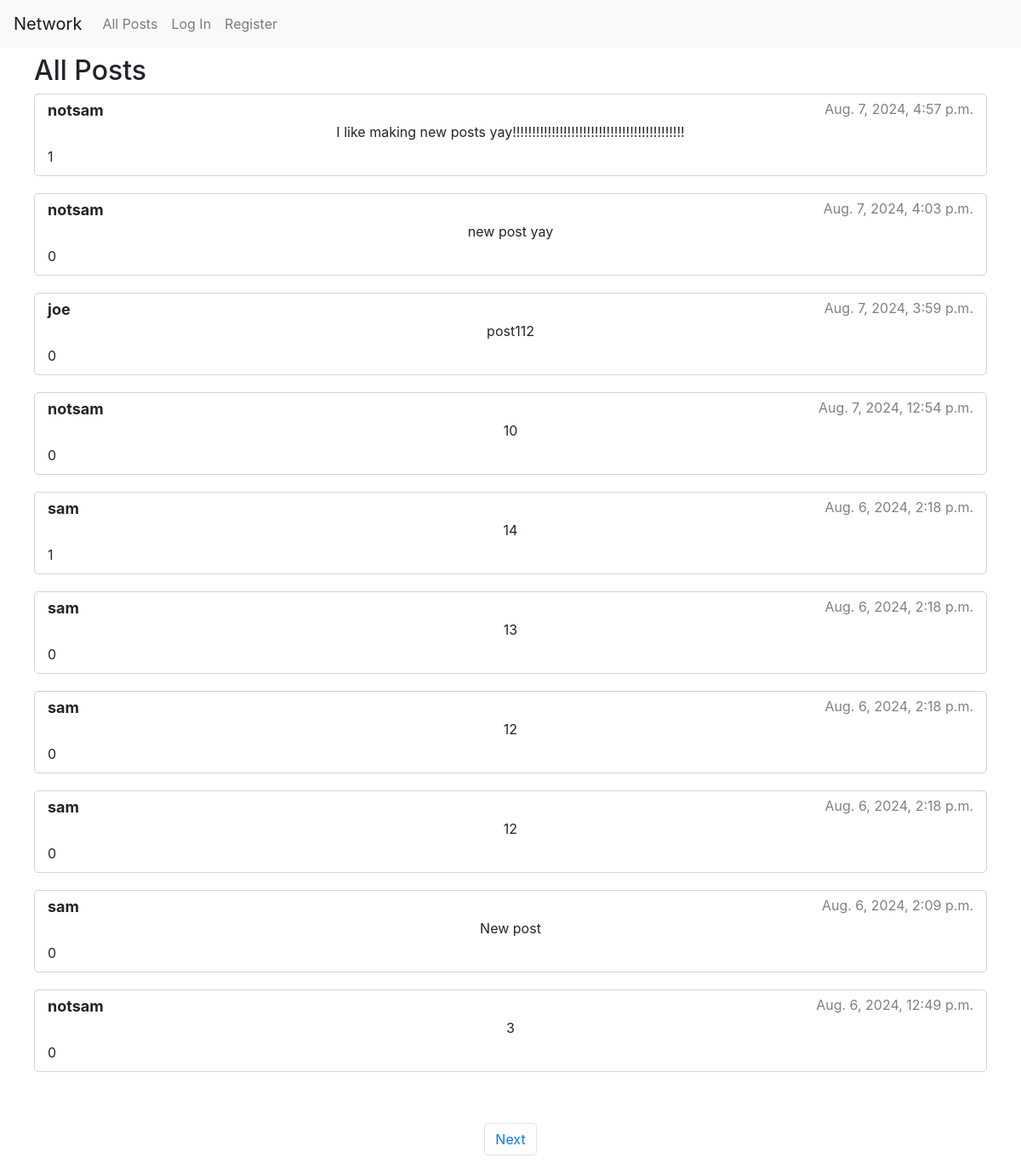
The page / on the database its author committed.
### network/models.py (models this page shows, shortened)
class Post(models.Model):
    user = models.ForeignKey(User, on_delete=models.CASCADE, related_name="user_posts")
    content = models.CharField(max_length=400, null=False)
    timestamp = models.DateTimeField(auto_now=True)
    @property
    def likes(self):
        all_likes = self.post_likes.all()
        if not all_likes:
            return 0
        return len(all_likes)

class User(AbstractUser):
    @property
    def number_followers(self):
        all_followers = self.followers.all()
        if not all_followers:
            return 0
        return len(all_followers)

class Like(models.Model):
    post = models.ForeignKey(Post, on_delete=models.CASCADE, related_name="post_likes")
    user = models.ForeignKey(User, on_delete=models.CASCADE, related_name="likes")

### network/views.py (the view)
# urls.py: path("", views.index, name="index"),
def index(request):
    if request.user.is_authenticated:
        bool = "true"
    else:
        bool = "false"
    posts = Post.objects.all()
    post_sorted_list = sorted(posts, key=lambda post: post.timestamp, reverse=True)
    pageinator = Paginator(post_sorted_list, 10)
    page_number = request.GET.get("page")
    post_list = pageinator.get_page(page_number)
    return render(request, "network/index.html", {
        "posts": post_list, "category": "All Posts",
        "bool": bool,
    })

### network/templates/network/index.html (shortened to what this page needs)
{% extends "network/layout.html" %}
{% load static %}
{% block body %}
    <div class="container-fluid" style="padding: 40px; margin-top: 9%;" id="posts-div">
        <h2 style="cursor: default;">{{ category }}</h2>
        {% for post in posts %}
        <div class="container-fluid" style="margin-bottom: 20px; border: 1px solid lightgray; border-radius: 5px; cursor: default;">
            <div class="row" style="margin-top: 5px">
                <div class="col" style="font-weight: bold; font-size: large;">
                    <span class="profile-link" style="cursor: pointer;" data-user-id="{{ post.user.id }}">{{ post.user }}</span>
                </div>
                <div class="col d-flex justify-content-end" style="color: gray;">
                    {{ post.timestamp }}
                </div>
            </div>
            <div class="row">
                <div class="col d-flex justify-content-center text-wrap text-break" style="margin-left: 5%; margin-right: 5%;" id="post-{{ post.id }}-content-div">
                    <div id="post-{{ post.id }}-content">{{ post.content }}</div>
                </div>
            </div>
            <div class="row" style="margin-bottom: 10px; margin-top: 5px;">
                <div class="col align-self-center" id="post-{{ post.id }}-likes">
                    {{ post.likes }}
                </div>
            </div>
        </div>
        {% empty %}
        <h1>No Posts</h1>
        {% endfor %}
    </div>
    <nav>
        <ul class="pagination justify-content-center" style="margin-left: 2%; margin-right: 2%;">
            {% if posts.has_next %}
            <li class="page-item"><a href="?page={{ posts.next_page_number }}" class="page-link">Next</a></li>
            {% endif %}
        </ul>
    </nav>
{% endblock %}

### network/templates/network/layout.html (shortened to what this page needs)
{% load static %}
<!DOCTYPE html>
<html lang="en">
    <head>
        <link rel="stylesheet" href="https://stackpath.bootstrapcdn.com/bootstrap/4.4.1/css/bootstrap.min.css">
        <link href="{% static 'network/styles.css' %}" rel="stylesheet">
    </head>
    <body>
        <nav class="navbar navbar-expand-lg navbar-light bg-light fixed-top">
            <a class="navbar-brand" href="#">Network</a>
            <div>
              <ul class="navbar-nav mr-auto">
                {% url 'load_profile' as load_profile_url %}
                <li class="nav-item">
                  <a class="nav-link" href="{% url 'index' %}">All Posts</a>
                </li>
                {% if user.is_authenticated %}
                {% block nav_link %}
                {% endblock %}
                    <li class="nav-item">
                        <a class="nav-link" href="{% url 'following_page' %}">Following</a>
                    </li>
                    <li class="nav-item">
                        <a class="nav-link" href="{% url 'logout' %}">Log Out</a>
                    </li>
                {% else %}
                    <li class="nav-item">
                        <a class="nav-link" href="{% url 'login' %}">Log In</a>
                    </li>
                    <li class="nav-item">
                        <a class="nav-link" href="{% url 'register' %}">Register</a>
                    </li>
                {% endif %}
              </ul>
            </div>
          </nav>
        <div class="body">
            {% block body %}
            {% endblock %}
        </div>
    </body>
</html>

### rows shown on the page
Post: user "notsam", timestamp "Aug. 7, 2024, 4:57 p.m.", content "I like making new posts yay!!!!!!!!!!!!!!!!!!!!!!!!!!!!!!!!!!!!!!!!!!!!", likes "1"
Post: user "notsam", timestamp "Aug. 7, 2024, 4:03 p.m.", content "new post yay", likes "0"
Post: user "joe", timestamp "Aug. 7, 2024, 3:59 p.m.", content "post112", likes "0"
Post: user "notsam", timestamp "Aug. 7, 2024, 12:54 p.m.", content "10", likes "0"
Post: user "sam", timestamp "Aug. 6, 2024, 2:18 p.m.", content "14", likes "1"
Post: user "sam", timestamp "Aug. 6, 2024, 2:18 p.m.", content "13", likes "0"
Post: user "sam", timestamp "Aug. 6, 2024, 2:18 p.m.", content "12", likes "0"
Post: user "sam", timestamp "Aug. 6, 2024, 2:18 p.m.", content "12", likes "0"
Post: user "sam", timestamp "Aug. 6, 2024, 2:09 p.m.", content "New post", likes "0"
Post: user "notsam", timestamp "Aug. 6, 2024, 12:49 p.m.", content "3", likes "0"

### other values the page prints
{{ category }} "All Posts"
